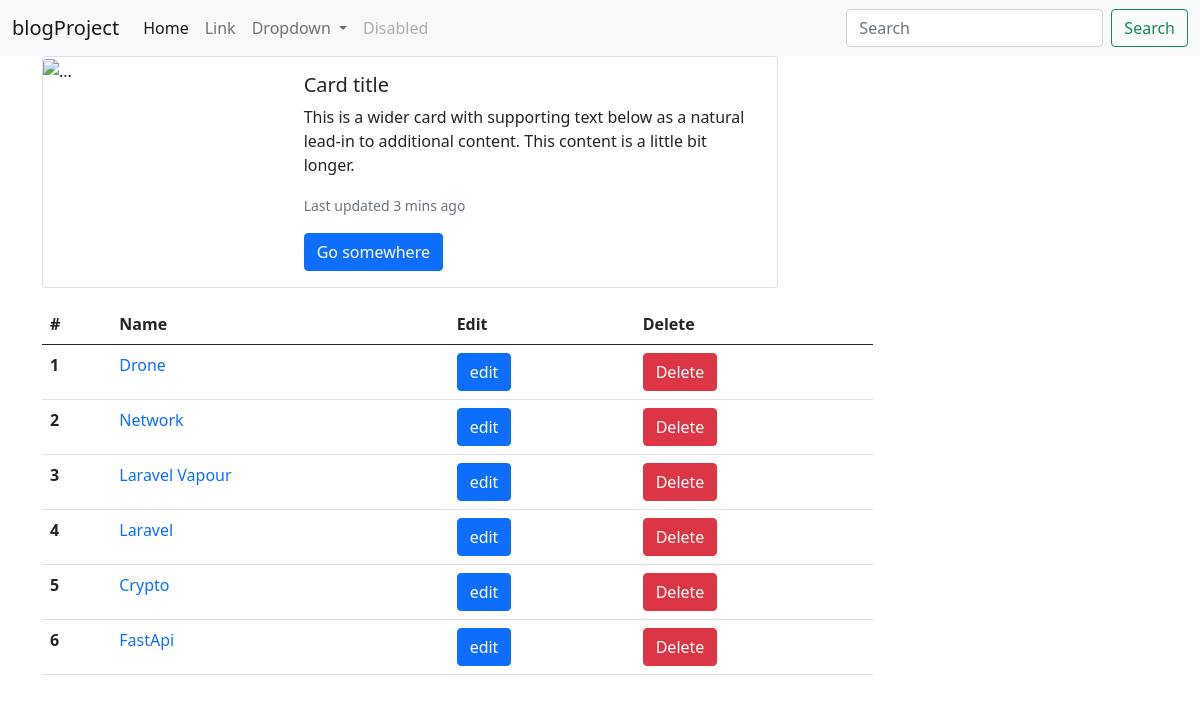
/author_dashboard/, run on the app's committed database.
### blog_post/models.py (models this page shows, shortened)
class Post(models.Model):
  title = models.CharField(max_length=255)
  created_by = models.ForeignKey(Account, on_delete=models.CASCADE)
  body  = models.TextField()
  created = models.DateTimeField(auto_now_add=True)
  last_modified = models.DateTimeField(auto_now=True)
  image         = models.ImageField(default='post_pics/default.jpg',upload_to='post_pics',null=True,blank=True)
  categories = models.ManyToManyField('Category',related_name='posts')

### author_dashboard/views.py (the view)
# urls.py: path('',views.Home,name="home"),
def Home(request):
  posts = Post.objects.all()
  context = {'posts':posts}
  return render(request,'author_dashboard/home.html',context)

### templates/author_dashboard/home.html (shortened to what this page needs)
{% extends 'base.html' %}
{% block content %}
<div class="container">
  <div class="row">
    <div class="col-md-8">
      <div class="card mb-3" >
        <div class="row g-0">
          <div class="col-md-4">
            <img src="..." class="img-fluid rounded-start" alt="...">
          </div>
          <div class="col-md-8">
            <div class="card-body">
              <h5 class="card-title">Card title</h5>
              <p class="card-text">This is a wider card with supporting text below as a natural lead-in to additional content. This content is a little bit longer.</p>
              <p class="card-text"><small class="text-muted">Last updated 3 mins ago</small></p>
              <a href="{% url 'author_dashboard:create' %}" class="btn btn-primary">Go somewhere</a>
            </div>
          </div>
        </div>
      </div>
    </div>
</div>
<div class="row">
  <div class="col-md-9">
    <table class="table">
      <thead>
        <tr>
          <th scope="col">#</th>
          <th scope="col">Name</th>
          <th scope="col">Edit</th>
          <th scope="col">Delete</th>
        </tr>
      </thead>
      <tbody>
        {% for post in posts %}
        <tr>
          <th scope="row">{{ forloop.counter }} </th>
          <td> <a class=" text-decoration-none " href="{% url 'blog_post:blog_detail' post.id %}"> {{ post.title }} </a>  </td>
          <td> <a class="text-decoration-none btn btn-primary" href="{% url 'author_dashboard:update' post.id %}"> edit </a> </td>
          <td>
            <form onclick="return confirm('Are you sure you want to delete this Job Post');" action="{% url 'author_dashboard:delete' post.id %}" method="POST">
              <input type="submit" value="Delete" class="btn btn-danger ">
              </form>
          </td>
        </tr>
        {% endfor %}
      </tbody>
    </table>
  </div>
</div>
</div>
{% endblock %}

### data on the page
Post: title "Drone"
Post: title "Network"
Post: title "Laravel Vapour"
Post: title "Laravel"
Post: title "Crypto"
Post: title "FastApi"
